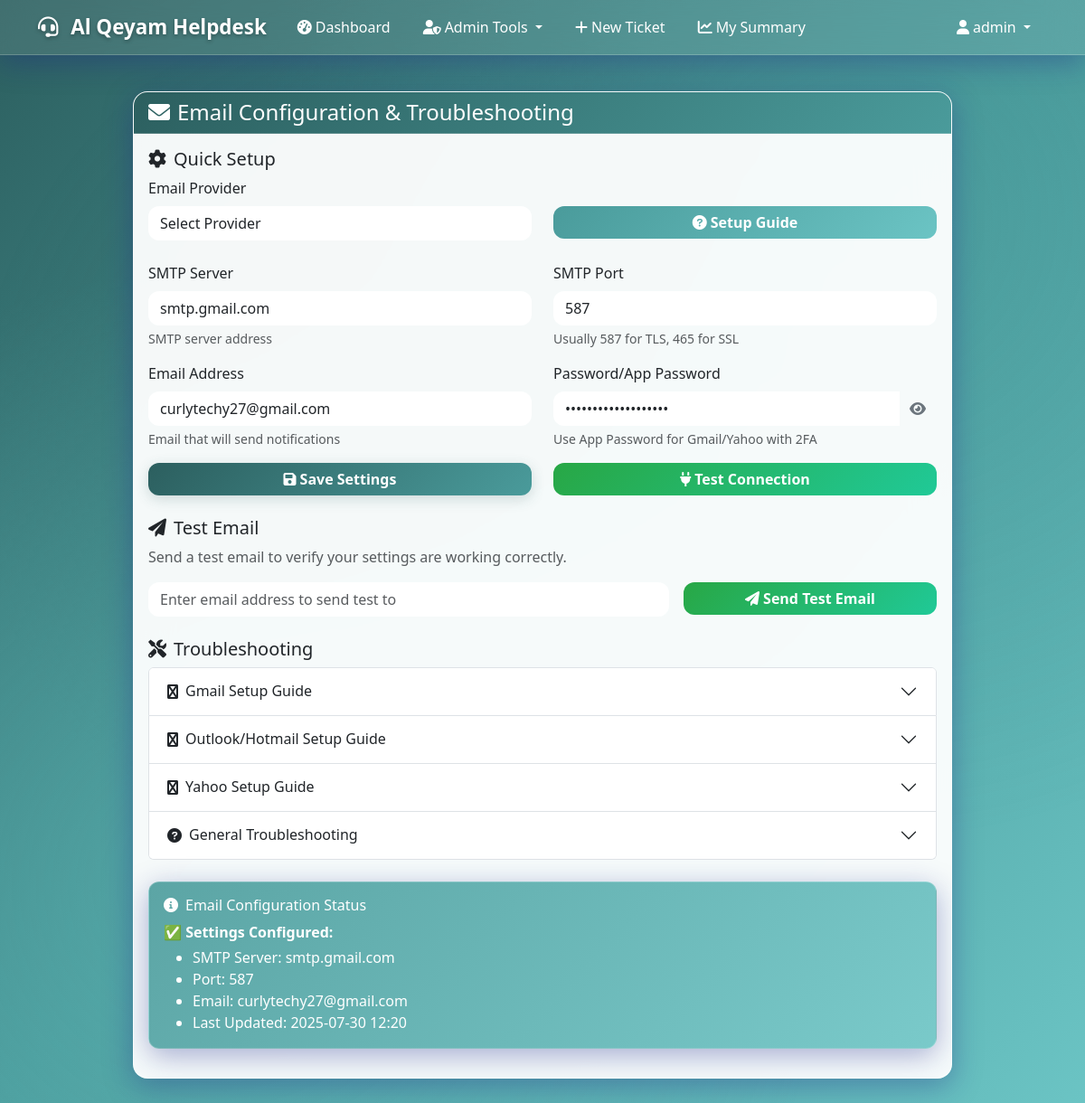
The app's page /admin/email_settings (signed in) with its own data.
### app.py (models this page shows, shortened)
class User(UserMixin, db.Model):
    __tablename__ = 'users'
    id = db.Column(db.Integer, primary_key=True)
    username = db.Column(db.String(80), unique=True, nullable=False)
    email = db.Column(db.String(120), unique=True, nullable=False)
    password_hash = db.Column(db.String(120), nullable=False)
    role = db.Column(db.String(20), default='user')  # 'super_admin', 'admin', 'user', 'it_agent', 'fm_agent'
    department = db.Column(db.Text, nullable=True)  # Store module permissions as JSON string - changed to TEXT for larger storage
    is_active = db.Column(db.Boolean, default=True)
    created_at = db.Column(db.DateTime, default=utc_now)

class EmailSettings(db.Model):
    __tablename__ = 'email_settings'
    id = db.Column(db.Integer, primary_key=True)
    smtp_server = db.Column(db.String(100), nullable=False)
    smtp_port = db.Column(db.Integer, nullable=False)
    email_address = db.Column(db.String(120), nullable=False)
    email_password = db.Column(db.String(120), nullable=False)
    is_active = db.Column(db.Boolean, default=True)
    created_at = db.Column(db.DateTime, default=utc_now)
    updated_at = db.Column(db.DateTime, default=utc_now, onupdate=utc_now)

### app.py (the view)
@app.route('/admin/email_settings')
@require_module_access('email_settings')
def admin_email_settings():
    email_settings = EmailSettings.query.first()
    return render_template('admin_email_settings.html', email_settings=email_settings)

### templates/admin_email_settings.html (shortened to what this page needs)
{% extends "base.html" %}
{% block content %}
<div class="container">
    <div class="row">
        <div class="col-md-10 mx-auto">
            <div class="card">
                <div class="card-header">
                    <h4 class="mb-0">
                        <i class="fas fa-envelope me-2"></i>Email Configuration & Troubleshooting
                    </h4>
                </div>
                <div class="card-body">
                    <div class="mb-4">
                        <h5><i class="fas fa-cog me-2"></i>Quick Setup</h5>
                        <div class="row">
                            <div class="col-md-6">
                                <label for="email_provider" class="form-label">Email Provider</label>
                                <select class="form-select" id="email_provider" onchange="loadProviderConfig()">
                                    <option value="">Select Provider</option>
                                </select>
                            </div>
                            <div class="col-md-6">
                                <label class="form-label">&nbsp;</label>
                                <button type="button" class="btn btn-info w-100" onclick="showProviderGuide()">
                                    <i class="fas fa-question-circle me-1"></i>Setup Guide
                                </button>
                            </div>
                        </div>
                    </div>
                    <form method="POST" action="{{ url_for('admin_settings') }}" id="emailForm">
                        <div class="row">
                            <div class="col-md-6">
                                <div class="mb-3">
                                    <label for="smtp_server" class="form-label">SMTP Server</label>
                                    <input type="text" class="form-control" id="smtp_server" name="smtp_server"
                                           value="{{ email_settings.smtp_server if email_settings else '' }}"
                                           placeholder="e.g., smtp.gmail.com" required>
                                    <div class="form-text">SMTP server address</div>
                                </div>
                            </div>
                            <div class="col-md-6">
                                <div class="mb-3">
                                    <label for="smtp_port" class="form-label">SMTP Port</label>
                                    <input type="number" class="form-control" id="smtp_port" name="smtp_port"
                                           value="{{ email_settings.smtp_port if email_settings else '587' }}"
                                           placeholder="587" required>
                                    <div class="form-text">Usually 587 for TLS, 465 for SSL</div>
                                </div>
                            </div>
                        </div>
                        <div class="row">
                            <div class="col-md-6">
                                <div class="mb-3">
                                    <label for="email_address" class="form-label">Email Address</label>
                                    <input type="email" class="form-control" id="email_address" name="email_address"
                                           value="{{ email_settings.email_address if email_settings else '' }}"
                                           placeholder="helpdesk@school.com" required>
                                    <div class="form-text">Email that will send notifications</div>
                                </div>
                            </div>
                            <div class="col-md-6">
                                <div class="mb-3">
                                    <label for="email_password" class="form-label">Password/App Password</label>
                                    <div class="input-group">
                                        <input type="password" class="form-control" id="email_password" name="email_password"
                                               value="{{ email_settings.email_password if email_settings else '' }}"
                                               placeholder="Password or App Password" required>
                                        <button class="btn btn-outline-secondary" type="button" onclick="togglePassword()">
                                            <i class="fas fa-eye" id="passwordIcon"></i>
                                        </button>
                                    </div>
                                    <div class="form-text">Use App Password for Gmail/Yahoo with 2FA</div>
                                </div>
                            </div>
                        </div>
                        <div class="row">
                            <div class="col-md-6">
                                <button type="submit" class="btn btn-primary w-100">
                                    <i class="fas fa-save me-1"></i>Save Settings
                                </button>
                            </div>
                            <div class="col-md-6">
                                <button type="button" class="btn btn-success w-100" onclick="testConnection()">
                                    <i class="fas fa-plug me-1"></i>Test Connection
                                </button>
                            </div>
                        </div>
                    </form>
                    <div class="mt-4">
                        <h5><i class="fas fa-paper-plane me-2"></i>Test Email</h5>
                        <p class="text-muted">Send a test email to verify your settings are working correctly.</p>
                        <form method="POST" action="{{ url_for('test_email') }}" class="row g-3">
                            <div class="col-md-8">
                                <input type="email" class="form-control" name="test_email"
                                       placeholder="Enter email address to send test to" required>
                            </div>
                            <div class="col-md-4">
                                <button type="submit" class="btn btn-success w-100">
                                    <i class="fas fa-paper-plane me-1"></i>Send Test Email
                                </button>
                            </div>
                        </form>
                    </div>
                    <div class="mt-4">
                        <h5><i class="fas fa-tools me-2"></i>Troubleshooting</h5>
                        <div class="accordion" id="troubleshootingAccordion">
                            <div class="accordion-item">
                                <h2 class="accordion-header">
                                    <button class="accordion-button collapsed" type="button" data-bs-toggle="collapse" data-bs-target="#gmailGuide">
                                        <i class="fas fa-google me-2"></i>Gmail Setup Guide
                                    </button>
                                </h2>
                            </div>
                            <div class="accordion-item">
                                <h2 class="accordion-header">
                                    <button class="accordion-button collapsed" type="button" data-bs-toggle="collapse" data-bs-target="#outlookGuide">
                                        <i class="fas fa-microsoft me-2"></i>Outlook/Hotmail Setup Guide
                                    </button>
                                </h2>
                            </div>
                            <div class="accordion-item">
                                <h2 class="accordion-header">
                                    <button class="accordion-button collapsed" type="button" data-bs-toggle="collapse" data-bs-target="#yahooGuide">
                                        <i class="fas fa-yahoo me-2"></i>Yahoo Setup Guide
                                    </button>
                                </h2>
                            </div>
                            <div class="accordion-item">
                                <h2 class="accordion-header">
                                    <button class="accordion-button collapsed" type="button" data-bs-toggle="collapse" data-bs-target="#generalGuide">
                                        <i class="fas fa-question-circle me-2"></i>General Troubleshooting
                                    </button>
                                </h2>
                            </div>
                        </div>
                    </div>
                    <div class="mt-4">
                        <div class="alert alert-info">
                            <h6><i class="fas fa-info-circle me-2"></i>Email Configuration Status</h6>
                            {% if email_settings %}
                                <p class="mb-1"><strong>✅ Settings Configured:</strong></p>
                                <ul class="mb-0">
                                    <li>SMTP Server: {{ email_settings.smtp_server }}</li>
                                    <li>Port: {{ email_settings.smtp_port }}</li>
                                    <li>Email: {{ email_settings.email_address }}</li>
                                    <li>Last Updated: {{ email_settings.updated_at.strftime('%Y-%m-%d %H:%M') }}</li>
                                </ul>
                            {% else %}
                                <p class="mb-0"><strong>❌ No email settings configured.</strong> Please configure email settings to enable notifications.</p>
                            {% endif %}
                        </div>
                    </div>
                </div>
            </div>
        </div>
    </div>
</div>
{% endblock %}

### templates/base.html (shortened to what this page needs)
<!DOCTYPE html>
<html lang="en">
<head>
    <link href="https://cdn.jsdelivr.net/npm/bootstrap@5.3.0/dist/css/bootstrap.min.css" rel="stylesheet">
    <link href="https://cdnjs.cloudflare.com/ajax/libs/font-awesome/6.0.0/css/all.min.css" rel="stylesheet">
</head>
<body>
    <nav class="navbar navbar-expand-lg navbar-dark">
        <div class="container">
            <a class="navbar-brand" href="{{ url_for('index') }}">
                {% if system_settings.logo_filename %}
                    <img src="{{ url_for('static', filename='uploads/' + system_settings.logo_filename) }}" alt="Logo" style="height:32px;width:auto;margin-right:8px;vertical-align:middle;object-fit:contain;">
                {% else %}
                    <i class="fas fa-headset me-2"></i>
                {% endif %}{{ system_settings.system_name }}
            </a>
            <div class="collapse navbar-collapse" id="navbarNav">
                <ul class="navbar-nav me-auto">
                    {% if current_user.is_authenticated %}
                        <li class="nav-item">
                            <a class="nav-link" href="{{ url_for('dashboard') }}">
                                <i class="fas fa-tachometer-alt me-1"></i>Dashboard
                            </a>
                        </li>
                        {% if current_user.role in ['admin', 'super_admin'] %}
                            <li class="nav-item dropdown">
                                <a class="nav-link dropdown-toggle" href="#" id="adminDropdown" role="button" data-bs-toggle="dropdown">
                                    <i class="fas fa-user-shield me-1"></i>Admin Tools
                                </a>
                            </li>
                        {% endif %}
                        {% if current_user.role in ['it_agent', 'fm_agent'] %}
                            <li class="nav-item dropdown">
                                <a class="nav-link dropdown-toggle" href="#" id="agentDropdown" role="button" data-bs-toggle="dropdown">
                                    <i class="fas fa-tools me-1"></i>Agent Tools
                                </a>
                                <ul class="dropdown-menu">
                                    <li><a class="dropdown-item" href="{{ url_for('admin_tickets') }}">
                                        <i class="fas fa-list me-1"></i>All Tickets
                                    </a></li>
                                    <li><a class="dropdown-item" href="{{ url_for('admin_search_tickets') }}">
                                        <i class="fas fa-search me-1"></i>Search Tickets
                                    </a></li>
                                    <li><a class="dropdown-item" href="{{ url_for('admin_summary_reports') }}">
                                        <i class="fas fa-chart-bar me-1"></i>Summary Reports
                                    </a></li>
                                    <li><hr class="dropdown-divider"></li>
                                    <li><a class="dropdown-item" href="{{ url_for('create_ticket') }}">
                                        <i class="fas fa-plus me-1"></i>Create Ticket
                                    </a></li>
                                </ul>
                            </li>
                        {% else %}
                            <li class="nav-item">
                                <a class="nav-link" href="{{ url_for('create_ticket') }}">
                                    <i class="fas fa-plus me-1"></i>New Ticket
                                </a>
                            </li>
                            <li class="nav-item">
                                <a class="nav-link" href="{{ url_for('my_ticket_summary') }}">
                                    <i class="fas fa-chart-line me-1"></i>My Summary
                                </a>
                            </li>
                        {% endif %}
                    {% endif %}
                </ul>
                <ul class="navbar-nav">
                    {% if current_user.is_authenticated %}
                        <li class="nav-item dropdown">
                            <a class="nav-link dropdown-toggle" href="#" id="navbarDropdown" role="button" data-bs-toggle="dropdown">
                                <i class="fas fa-user me-1"></i>{{ current_user.username }}
                            </a>
                        </li>
                    {% else %}
                        <li class="nav-item">
                            <a class="nav-link" href="{{ url_for('login') }}">
                                <i class="fas fa-sign-in-alt me-1"></i>Login
                            </a>
                        </li>
                    {% endif %}
                </ul>
            </div>
        </div>
    </nav>
    <main class="container main-content" style="padding-top: 0.5rem;">
        {% block content %}{% endblock %}
    </main>
</body>
</html>

### records on screen
User: username "admin"
EmailSettings: smtp_server "smtp.gmail.com", smtp_port "587", email_address "curlytechy27@gmail.com", updated_at "2025-07-30 12:20"

### other values on screen
{{ system_settings.system_name }} "Al Qeyam Helpdesk"
